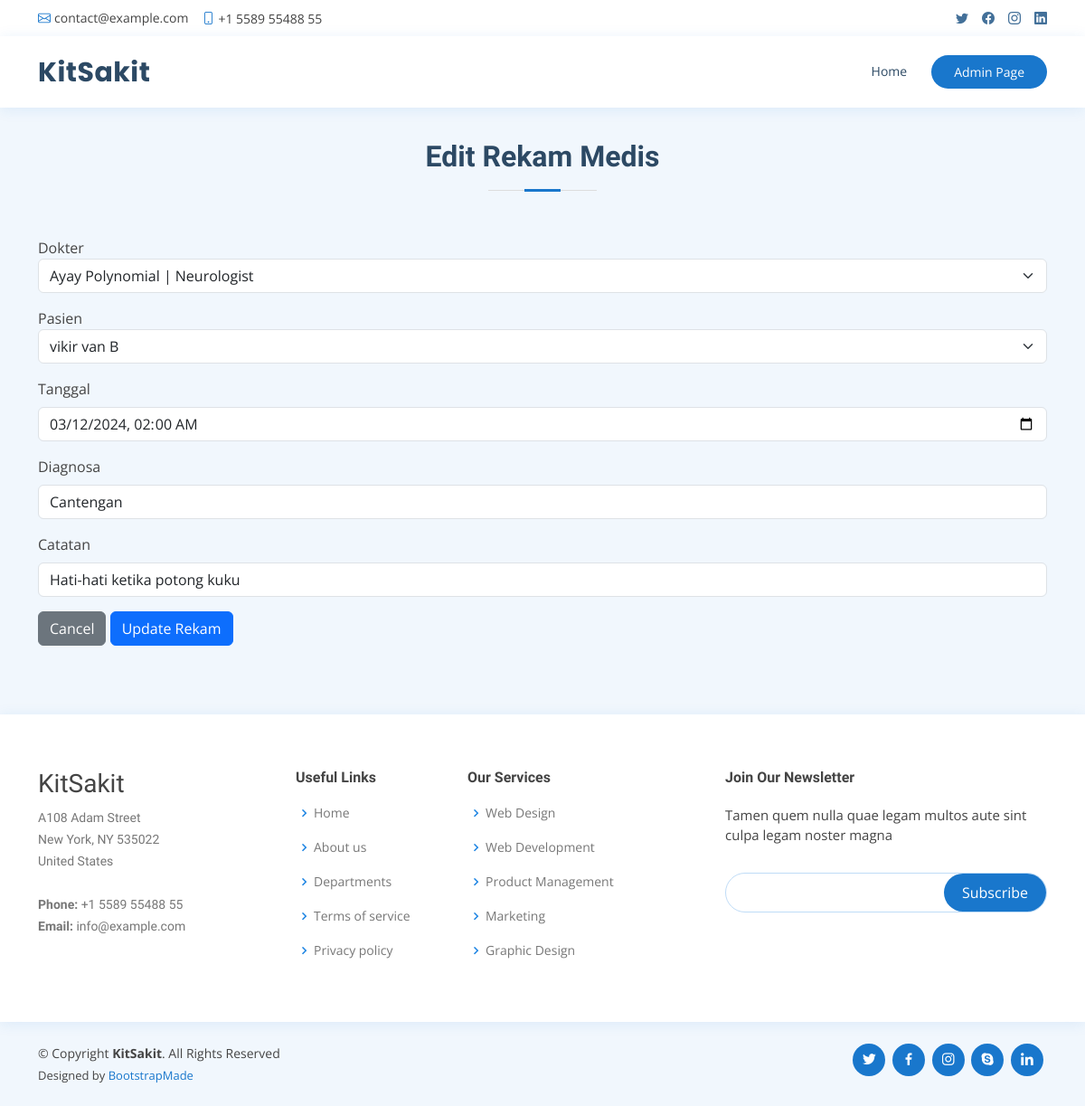
/editRekamMedis.php?id_rekam_medis=4, run on an earlier commit of the app's database.
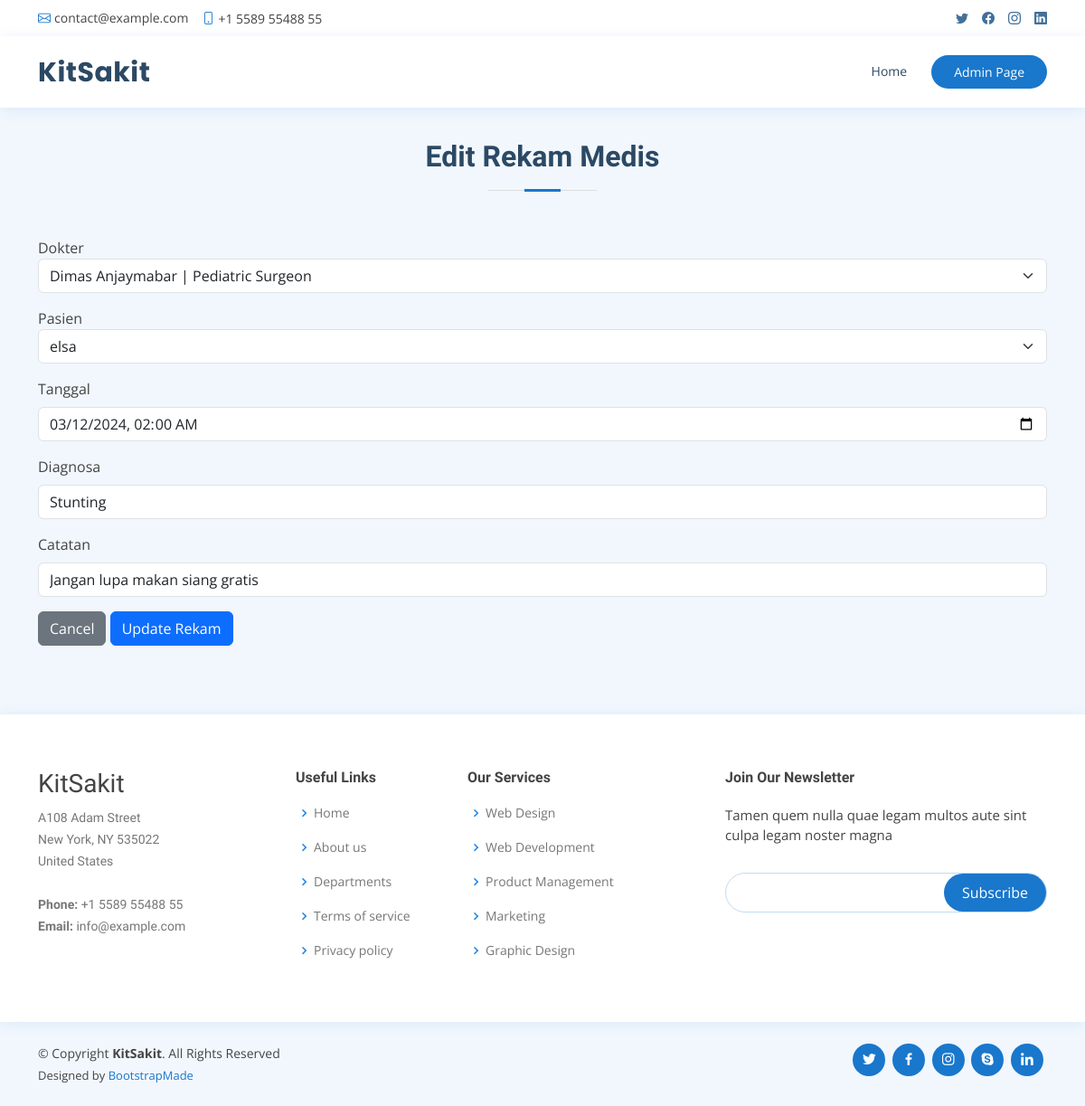
And on a later commit of the database.
### tables this page shows
CREATE TABLE `rekam_medis`  (
  `id_rekam_medis` int NOT NULL AUTO_INCREMENT,
  `tanggal` datetime NOT NULL,
  `diagnosa` varchar(225) NOT NULL,
  `catatan` varchar(225) NOT NULL,
  `id_dokter` int NOT NULL,
  `id_pasien` int NOT NULL,
  PRIMARY KEY (`id_rekam_medis`) USING BTREE,
  INDEX `id_dokter`(`id_dokter` ASC) USING BTREE,
  INDEX `id_pasien`(`id_pasien` ASC) USING BTREE,
  CONSTRAINT `rekam_medis_ibfk_1` FOREIGN KEY (`id_dokter`) REFERENCES `dokter` (`id_dokter`) ON DELETE RESTRICT ON UPDATE RESTRICT,
  CONSTRAINT `rekam_medis_ibfk_2` FOREIGN KEY (`id_pasien`) REFERENCES `pasien` (`id_pasien`) ON DELETE RESTRICT ON UPDATE RESTRICT
);

CREATE TABLE `dokter`  (
  `id_dokter` int NOT NULL AUTO_INCREMENT,
  `nama_dokter` varchar(225) NOT NULL,
  `jenis_kelamin_dokter` char(1) NOT NULL,
  `alamat_dokter` varchar(225) NOT NULL,
  `telefon_dokter` varchar(20) NOT NULL,
  `foto` varchar(255) NOT NULL,
  `id_departmen` int NOT NULL,
  PRIMARY KEY (`id_dokter`) USING BTREE,
  INDEX `id_departmen`(`id_departmen` ASC) USING BTREE,
  CONSTRAINT `dokter_ibfk_1` FOREIGN KEY (`id_departmen`) REFERENCES `departmen` (`id_departmen`) ON DELETE RESTRICT ON UPDATE RESTRICT
);

CREATE TABLE `pasien`  (
  `id_pasien` int NOT NULL AUTO_INCREMENT,
  `nama_pasien` varchar(225) NOT NULL,
  `alamat_pasien` varchar(225) NOT NULL,
  `tanggal_lahir_pasien` date NOT NULL,
  `jenis_kelamin_pasien` char(1) NOT NULL,
  `kontak_pasien` varchar(20) NOT NULL,
  PRIMARY KEY (`id_pasien`) USING BTREE
);

### function.php (called while the page is built, shortened)
<?php
    include('config.php');
    function readDokter(){
        global $conn;
        $query = "SELECT dokter.*, departmen.spesialisasi
        FROM dokter
        INNER JOIN departmen
        ON dokter.id_departmen = departmen.id_departmen";
        $result = mysqli_query($conn, $query);
        return $result;
    }
    function readQuery($table, $id, $find){
        global $conn;
        $query = "SELECT * FROM ".$table." WHERE ".$id."=".$find;
        $result = mysqli_query($conn, $query);
        $result = mysqli_fetch_assoc($result);
        return $result;
    };
    function readPasien(){
        global $conn;
        $query = "SELECT * FROM pasien";
        $result = mysqli_query($conn, $query);
        return $result;
    }
?>

### editRekamMedis.php (the view, shortened to what the changed rows need)
<?php
    include('function.php');
    $listDokter = readDokter();
    $listPasien = readPasien();
    if(isset($_GET['id_rekam_medis'])){
      $idRekamMedis = $_GET['id_rekam_medis'];
      $data = readQuery('rekam_medis', 'id_rekam_medis', $idRekamMedis);
    } else {
      echo "
      <script>
        alert('Masukkan data id.');
        window.location='admin.php';
      </script>";
    }
?>
<!DOCTYPE html>
<html lang="en">
<head>
  <link href="assets/vendor/fontawesome-free/css/all.min.css" rel="stylesheet">
  <link href="assets/vendor/animate.css/animate.min.css" rel="stylesheet">
  <link href="assets/vendor/bootstrap/css/bootstrap.min.css" rel="stylesheet">
  <link href="assets/vendor/bootstrap-icons/bootstrap-icons.css" rel="stylesheet">
  <link href="assets/vendor/boxicons/css/boxicons.min.css" rel="stylesheet">
  <link href="assets/vendor/glightbox/css/glightbox.min.css" rel="stylesheet">
  <link href="assets/vendor/remixicon/remixicon.css" rel="stylesheet">
  <link href="assets/vendor/swiper/swiper-bundle.min.css" rel="stylesheet">
  <link href="assets/css/style.css" rel="stylesheet">
</head>
<body>
  <header id="header" class="fixed-top">
    <div class="container d-flex align-items-center">
      <h1 class="logo me-auto"><a href="index.php">KitSakit</a></h1>
    </div>
  </header>
  <main id="main" style="padding-top: 70px;">
    <section id="appointment" class="appointment section-bg">
      <div class="container">
        <div class="section-title">
          <h2>Edit Rekam Medis</h2>
        </div>
        <form action="#" method="post" role="form" id="form-add" enctype="multipart/form-data">
            <div class="mb-3">
                <label for="dokter">Dokter</label>
                <select class="form-select" aria-label="Category" id="dokter" name="dokter" required>
                    <?php
                        foreach($listDokter as $dokter){
                            echo '<option value="'.$dokter['id_dokter'].'"'. ($dokter['id_dokter'] == $data['id_dokter'] ? "selected" : "").'>'.$dokter['nama_dokter'].' | '.$dokter['spesialisasi'].'</option>';
                        }
                    ?>
                </select>
            </div>
            <div class="mb-3">
                <label for="pasien">Pasien</label>
                <select class="form-select" aria-label="Category" id="pasien" name="pasien" required>
                    <?php
                        foreach($listPasien as $pasien){
                            echo '<option value="'.$pasien['id_pasien'].'"'. ($pasien['id_pasien'] == $data['id_pasien'] ? "selected" : "").'>'.$pasien['nama_pasien'].'</option>';
                        }
                    ?>
                </select>
            </div>
            <div class="mb-3">
                <label for="tanggal" class="form-label">Tanggal</label>
                <input type="datetime-local" class="form-control" id="tanggal" name="tanggal" value="<?= $data['tanggal'] ?>" required>
            </div>
            <div class="mb-3">
                <label for="diagnosa" class="form-label">Diagnosa</label>
                <input type="text" class="form-control" id="diagnosa" name="diagnosa" value="<?= $data['diagnosa'] ?>" required>
            </div>
            <div class="mb-3">
                <label for="catatan" class="form-label">Catatan</label>
                <input type="text" class="form-control" id="catatan" name="catatan" value="<?= $data['catatan'] ?>" required>
            </div>
        </form>
      </div>
    </section>
  </main>
</body>
</html>

What changed in the data, as far as the page shows it:
changed rekam_medis: dokter "Ayay Polynomial | Neurologist" → "Dimas Anjaymabar | Pediatric Surgeon"; pasien "vikir van B" → "elsa"; diagnosa "Cantengan" → "Stunting"; catatan "Hati-hati ketika potong kuku" → "Jangan lupa makan siang gratis"
